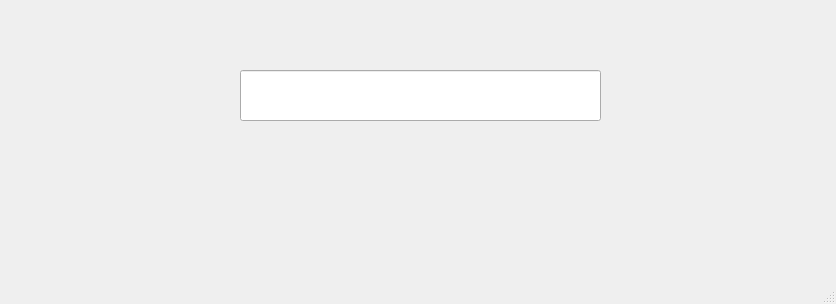
<?xml version="1.0" encoding="UTF-8"?>
<ui version="4.0">
 <class>MainWindow</class>
 <widget class="QMainWindow" name="MainWindow">
  <property name="geometry">
   <rect>
    <x>0</x>
    <y>0</y>
    <width>836</width>
    <height>304</height>
   </rect>
  </property>
  <property name="windowTitle">
   <string>MainWindow</string>
  </property>
  <widget class="QWidget" name="centralwidget">
   <widget class="QLineEdit" name="lineEdit">
    <property name="geometry">
     <rect>
      <x>240</x>
      <y>70</y>
      <width>361</width>
      <height>51</height>
     </rect>
    </property>
    <property name="font">
     <font>
      <pointsize>26</pointsize>
     </font>
    </property>
   </widget>
  </widget>
  <widget class="QMenuBar" name="menubar">
   <property name="geometry">
    <rect>
     <x>0</x>
     <y>0</y>
     <width>836</width>
     <height>22</height>
    </rect>
   </property>
  </widget>
  <widget class="QStatusBar" name="statusbar"/>
 </widget>
 <resources/>
 <connections/>
</ui>
